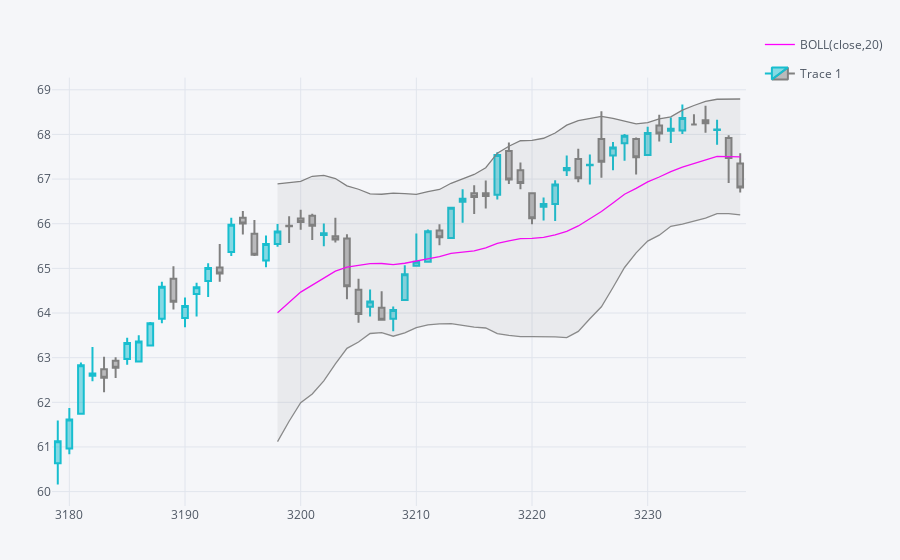

Notebook code for this chart:
### Code cell
qf=cf.QuantFig(tickers.get_group('a')[-60:])


qf.add_bollinger_bands(periods=20,boll_std=2,colors=['magenta','grey'],fill=True)
plyo.iplot(qf.iplot(asFigure=True),image='png',
          filename='qf_04')
